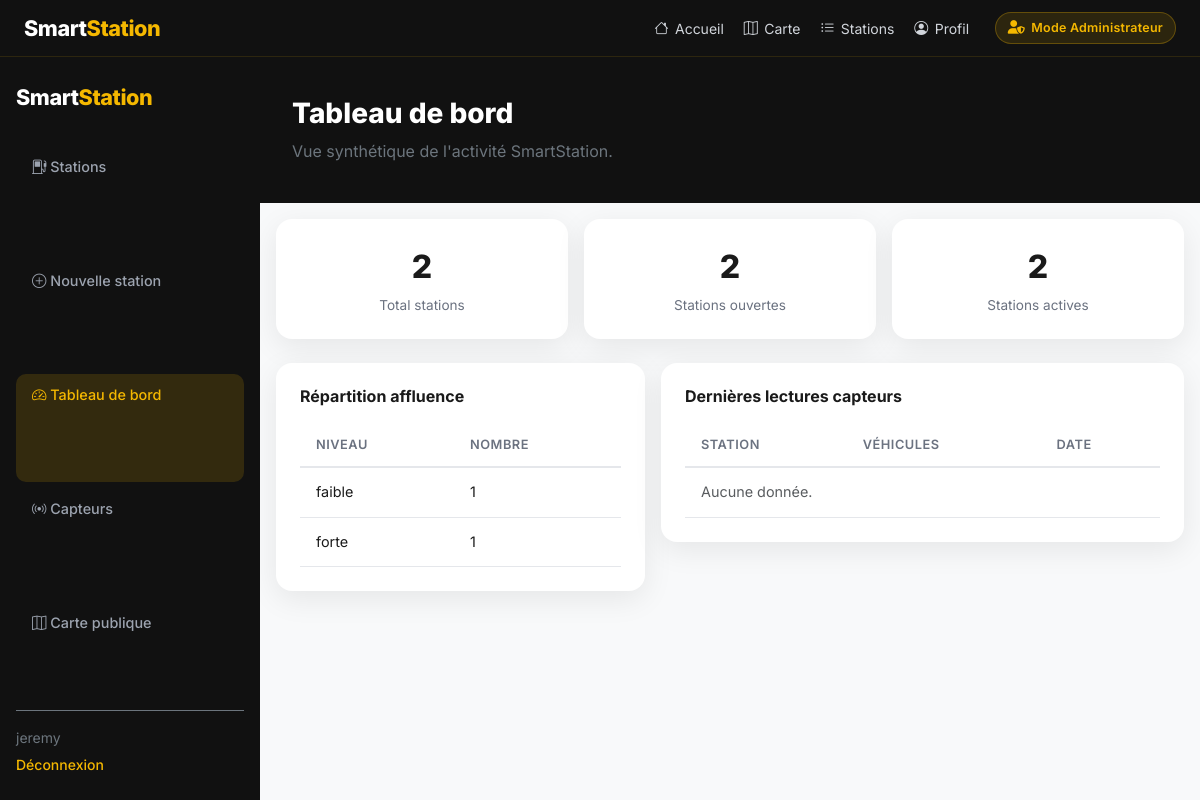
Page /administration/tableau-de-bord/ (signed in) on the earlier database version.
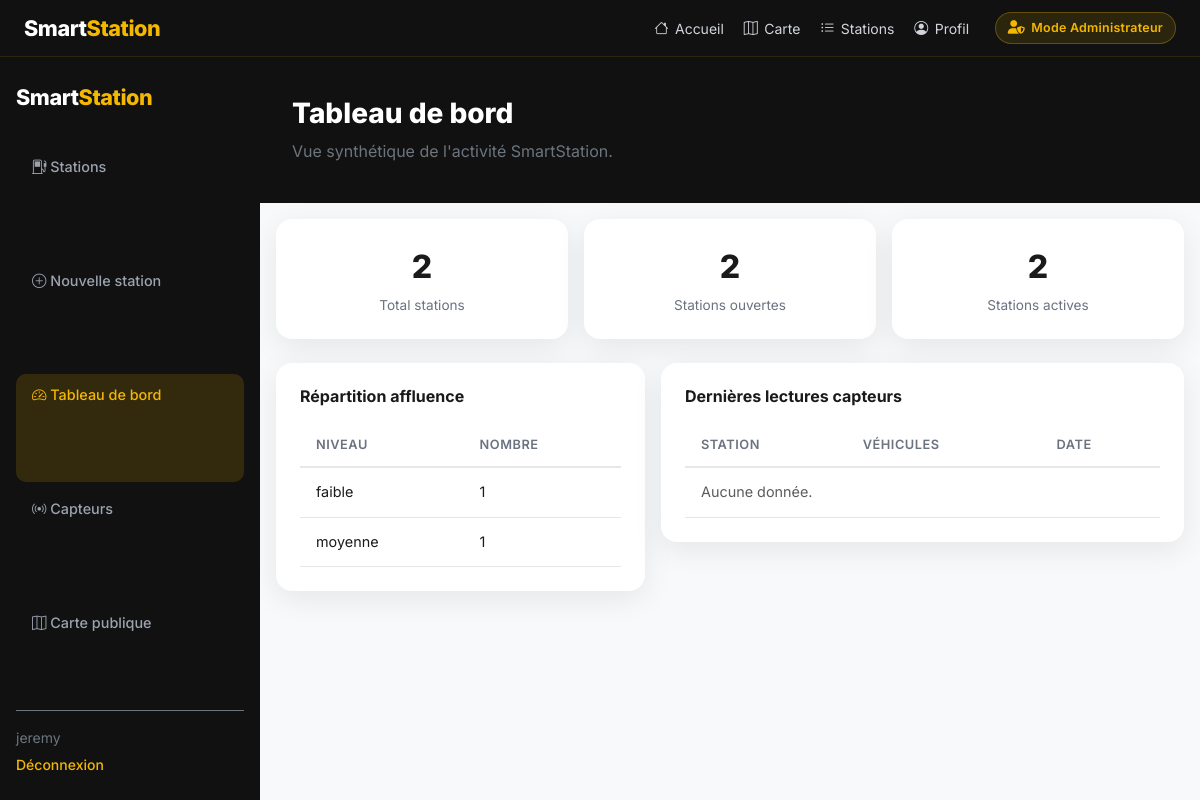
Same page on the later database version.
### stations/models.py (models this page shows, shortened)
class StationService(models.Model):
    STATUT_OUVERTE = "ouverte"
    STATUT_FERMEE = "fermee"
    STATUT_CHOICES = [
        (STATUT_OUVERTE, "Ouverte"),
        (STATUT_FERMEE, "Fermée"),
    ]
    AFFLUENCE_FAIBLE = "faible"
    AFFLUENCE_MOYENNE = "moyenne"
    AFFLUENCE_FORTE = "forte"
    AFFLUENCE_CHOICES = [
        (AFFLUENCE_FAIBLE, "Faible"),
        (AFFLUENCE_MOYENNE, "Moyenne"),
        (AFFLUENCE_FORTE, "Forte"),
    ]
    nom = models.CharField(max_length=255)
    adresse = models.CharField(max_length=500, blank=True, default="")
    latitude = models.FloatField()
    longitude = models.FloatField()
    telephone = models.CharField(max_length=30, blank=True, default="")
    carburants = models.CharField(
        max_length=255,
        default="Essence, Gasoil",
        help_text="Carburants proposés, séparés par des virgules.",
    )
    capacite_max = models.PositiveIntegerField(default=30)
    statut = models.CharField(
        max_length=10,
        choices=STATUT_CHOICES,
        default=STATUT_OUVERTE,
    )
    carburant_disponible = models.BooleanField(default=True)
    nombre_vehicules = models.PositiveIntegerField(default=0)
    niveau_affluence = models.CharField(
        max_length=10,
        choices=AFFLUENCE_CHOICES,
        default=AFFLUENCE_FAIBLE,
    )
    date_mise_a_jour = models.DateTimeField(auto_now=True)
    class Meta:
        ordering = ["nom"]

### stations/views.py (the view)
# urls.py: path("administration/tableau-de-bord/", DashboardView.as_view(), name="admin-dashboard"),
class DashboardView(AdminRequiredMixin, TemplateView):
    template_name = "stations/dashboard.html"
    def get_context_data(self, **kwargs: Any) -> dict[str, Any]:
        from django.db.models import Count
        context = super().get_context_data(**kwargs)
        context.update(
            {
                "total_stations": StationService.objects.count(),
                "stations_ouvertes": StationService.objects.filter(
                    statut=StationService.STATUT_OUVERTE
                ).count(),
                "stations_actives": StationService.objects.exclude(
                    statut=StationService.STATUT_FERMEE
                ).count(),
                "repartition_affluence": (
                    StationService.objects.values("niveau_affluence")
                    .annotate(total=Count("id"))
                    .order_by("niveau_affluence")
                ),
                "derniers_capteurs": HistoriqueCapteurs.objects.select_related(
                    "station"
                ).all()[:8],
            }
        )
        return context

### stations/views.py (called while the page is built)
    def test_func(self) -> bool:
        user = self.request.user
        return bool(user and (user.is_staff or user.is_superuser))

### templates/stations/dashboard.html (shortened to what this page needs)
{% extends "stations/base_admin.html" %}
{% block content %}
<header class="ss-admin-hero">
  <h1>Tableau de bord</h1>
  <p class="text-secondary mb-0">Vue synthétique de l'activité SmartStation.</p>
</header>
<div class="p-3">
  <div class="row g-3 mb-4">
    <div class="col-md-4"><div class="ss-card ss-stat-card"><div class="number">{{ total_stations }}</div><div class="label">Total stations</div></div></div>
    <div class="col-md-4"><div class="ss-card ss-stat-card"><div class="number">{{ stations_ouvertes }}</div><div class="label">Stations ouvertes</div></div></div>
    <div class="col-md-4"><div class="ss-card ss-stat-card"><div class="number">{{ stations_actives }}</div><div class="label">Stations actives</div></div></div>
  </div>
  <div class="row g-3">
    <div class="col-md-5">
      <div class="ss-card">
        <h2 class="h6 fw-bold mb-3">Répartition affluence</h2>
        <table class="ss-table">
          <thead><tr><th>Niveau</th><th>Nombre</th></tr></thead>
          <tbody>
            {% for item in repartition_affluence %}
              <tr><td>{{ item.niveau_affluence|default:"-" }}</td><td>{{ item.total }}</td></tr>
            {% endfor %}
          </tbody>
        </table>
      </div>
    </div>
    <div class="col-md-7">
      <div class="ss-card">
        <h2 class="h6 fw-bold mb-3">Dernières lectures capteurs</h2>
        <table class="ss-table">
          <thead><tr><th>Station</th><th>Véhicules</th><th>Date</th></tr></thead>
          <tbody>
            {% for h in derniers_capteurs %}
              <tr><td>{{ h.station.nom }}</td><td>{{ h.nombre_vehicules }}</td><td>{{ h.timestamp|date:"d/m/Y H:i" }}</td></tr>
            {% empty %}
              <tr><td colspan="3" class="text-muted">Aucune donnée.</td></tr>
            {% endfor %}
          </tbody>
        </table>
      </div>
    </div>
  </div>
</div>
{% endblock %}

Differences in the rows shown:
changed StationService: niveau_affluence "forte" → "moyenne"
